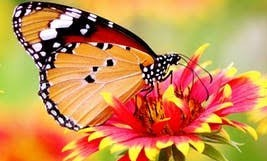
#> input picture images1.jpg, 267 x 161 px
$ python img_enc.py
#> lines starting #> are read from the running program, lines starting #| are printed output that depends on the picture
### img_enc_playfair.py
import string
import itertools


def chunker(seq,size):
    n = int(size/2)
    for i in range(n):

        chunk = ( seq[i],seq[(n+i)%n] )
        if not chunk:
            return
        yield chunk


def cleaner(plaintext,value):

    clean = []

    for i in range(len(plaintext)-1):
        clean.append(plaintext[i][value])


    clean.append(plaintext[-1])
    # if len(clean) & 1:
    #     clean.append(175)

    return clean


def generate_table(key):
    alphanumeric = [i for i in range(256)]
    table = []

    for i in key:
        if i not in table and i in alphanumeric:
            table.append(i)

    for i in alphanumeric:
        if i not in table:
            table.append(i)

    return table


def cipher(plaintext,key,size,value):
    table = generate_table(key)
    plaintext = cleaner(plaintext,value)

    ciphertext = []


    for char1,char2 in chunker(plaintext , size):
        row1, col1 = divmod(table.index(char1),16)
        row2, col2 = divmod(table.index(char2),16)

        if row1 == row2:
            ciphertext.append(table[row1*16 + (col1+1)%16])
            ciphertext.append(table[row2*16 + (col2+1)%16])
        elif col1 == col2:
            ciphertext.append(table[((row1+1)%6)*16 + col1])
            ciphertext.append(table[((row2+1)%6)*16 + col2])
        else:
            ciphertext.append(table[row1*16 + col2])
            ciphertext.append(table[row2*16 + col1])

    return ciphertext

### img_enc.py
from PIL import Image
import img_enc_playfair as encrypt
import random

print("\t\t\t*** PLAYFAIR IMAGE ENCRYPTION CIPHER ***")
print("Encrypting Image!!")


img = Image.open('images1.jpg','r')
#> img is the input picture: PIL image 267x161 RGB; mean R, G, B 200.3, 141.6, 81.3

pixels = list(img.getdata())
#> pixels = 42987 items

size = len(pixels)
#> size = 42987


key=[ 1,8,25,41,37,98,54,57,69,89,75,111,124,126,139,151,162,175,183,188,198,199,128,203,215,247,255,0,236,228,169,73 ]

new_r = encrypt.cipher(pixels,key,size,value = 0)
#> after the loop in cleaner, `for i in range(len(plaintext)-1):`: clean = 42986 items
#> in cipher, `plaintext = cleaner(plaintext,value)`: plaintext = 42987 items
#> the loop in cipher, `for char1,char2 in chunker(plaintext , size):` made 21493 passes
#> (char1, char2, row1, col1, row2, col2) on passes 1 to 3: (198, 198, 1, 4, 1, 4), (197, 197, 12, 13, 12, 13), (193, 193, 12, 9, 12, 9)
#> after the loop in cipher, `for char1,char2 in chunker(plaintext , size):`: ciphertext = 42986 items
#> new_r = 42986 items
new_g = encrypt.cipher(pixels,key,size,value = 1)
#> the loop in cipher (call 2), `for char1,char2 in chunker(plaintext , size):` made 21493 passes
#> (char1, char2, row1, col1, row2, col2) on passes 1 to 3: (195, 195, 12, 11, 12, 11), (194, 194, 12, 10, 12, 10), (190, 190, 12, 6, 12, 6)
new_b = encrypt.cipher(pixels,key,size,value = 2)


new_img = []
for r,g,b in zip(new_r,new_g,new_b):
    tup = (r,g,b)
    new_img.append( tup )
#> this loop made 42986 passes
#> (r, g, b) on passes 1 to 3: (199, 196, 39), (199, 196, 39), (200, 195, 37)
# [5 lines of commented-out code are left out]
enc_img = Image.new(img.mode,img.size)
#> enc_img: PIL image 267x161 RGB; every value is 0
enc_img.putdata(new_img)
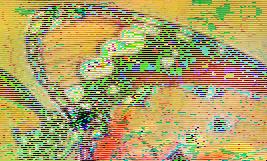
#> enc_img: PIL image 267x161 RGB; mean R, G, B 174.1, 161.7, 101.7
enc_img.save('enc.jpg')
print("Encryption Done!!")
